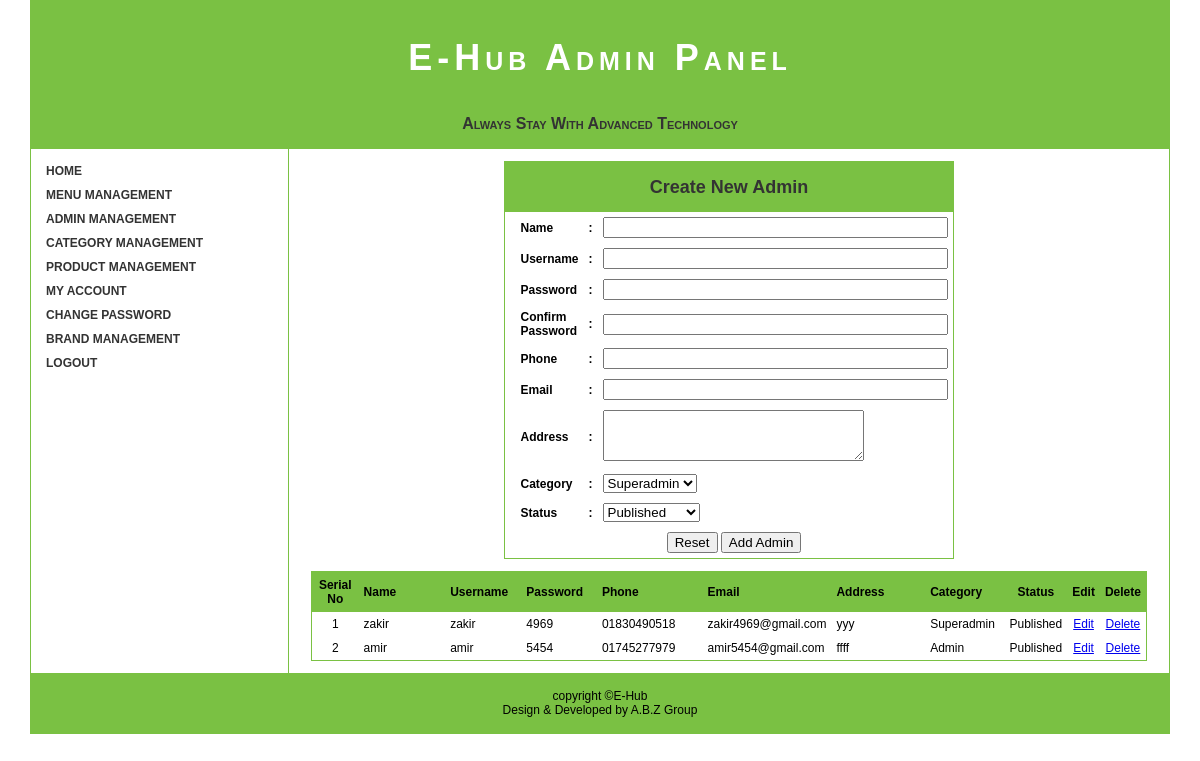
The page /admin/admin_manage.php (signed in) on the database its author committed.
### tables this page shows
CREATE TABLE IF NOT EXISTS `menu` (
  `mid` int(11) NOT NULL AUTO_INCREMENT,
  `mname` varchar(255) NOT NULL,
  `mlink` varchar(255) NOT NULL,
  `mcategory` varchar(255) NOT NULL,
  `mstatus` varchar(255) NOT NULL,
  PRIMARY KEY (`mid`)
);

### admin/admin_manage.php (the view, shortened to what this page needs)
<?php
$aid=$_SESSION['aid'];
$acat=$_SESSION['category'];
$aname=$_SESSION['name'];
$astatus=$_SESSION['astatus'];
if($acat!="" and $aid!="" and $aname!="" and $astatus=="Published")
{
?>
<!DOCTYPE html >
<html>
<head>
</head>
<body>
<table width="95%" border="0" cellspacing="0" cellpadding="0" align="center" style="border:1px solid #7ac143;">
  <tr>
    <?php
	include("header.php");
	?>
  </tr>
  <tr height="auto">
    <td width="20%" align="left">
    <table width="100%" border="0" cellspacing="0" cellpadding="0" >
          <tr>
            <td width="20%" style="border-right:1px solid #7ac143; height:auto;" valign="top">
            <?php
			include("menu.php");
			?>
            </td>
            <td width="80%" align="center" valign="middle"  style="height:auto;">
            <form action="submit.php" method="post" name="menu">
            <table width="50%" border="0" cellspacing="0" cellpadding="5" style="border:1px solid #7ac143;">
              <tr>
                <td height="40" colspan="3" style="background-color:#7ac143; text-align:center; font-size:18px; color:#333;"><strong>Create New Admin</strong></td>
              </tr>
              <tr>
                <td width="40%" align="left" valign="middle" style="padding-left:15px;"><strong>Name</strong></td>
                <td width="5%" align="center" valign="middle"><strong>:</strong></td>
                <td width="55%" align="left" valign="middle"><input name="aname" type="text" required="required" id="aname" size="40" /></td>
              </tr>
              <tr>
                <td width="40%" align="left" valign="middle" style="padding-left:15px;"><strong>Username</strong></td>
                <td width="5%" align="center" valign="middle"><strong>:</strong></td>
                <td width="55%" align="left" valign="middle"><input name="uname" type="text" required="required" id="uname" size="40" /></td>
              </tr>
              <tr>
                <td width="40%" align="left" valign="middle" style="padding-left:15px;"><strong>Password</strong></td>
                <td width="5%" align="center" valign="middle"><strong>:</strong></td>
                <td width="55%" align="left" valign="middle"><input name="pass" type="password" required="required" id="pass" size="40" /></td>
              </tr>
              <tr>
                <td width="40%" align="left" valign="middle" style="padding-left:15px;"><strong>Confirm Password</strong></td>
                <td width="5%" align="center" valign="middle"><strong>:</strong></td>
                <td width="55%" align="left" valign="middle"><input name="conpass" type="password" required="required" id="conpass" size="40" /></td>
              </tr>
              <tr>
                <td width="40%" align="left" valign="middle" style="padding-left:15px;"><strong>Phone</strong></td>
                <td width="5%" align="center" valign="middle"><strong>:</strong></td>
                <td width="55%" align="left" valign="middle"><input name="phone" type="text" required="required" id="phone" size="40" /></td>
              </tr>
              <tr>
                <td width="40%" align="left" valign="middle" style="padding-left:15px;"><strong>Email</strong></td>
                <td width="5%" align="center" valign="middle"><strong>:</strong></td>
                <td width="55%" align="left" valign="middle"><input name="email" type="text" required="required" id="email" size="40" /></td>
              </tr>
              <tr>
                <td width="40%" align="left" valign="middle" style="padding-left:15px;"><strong>Address</strong></td>
                <td width="5%" align="center" valign="middle"><strong>:</strong></td>
                <td width="55%" align="left" valign="middle"><textarea name="address" id="address" cols="30" rows="3"></textarea></td>
              </tr>
              <tr>
                <td width="40%" align="left" valign="middle" style="padding-left:15px;"><strong>Category</strong></td>
                <td width="5%" align="center" valign="middle"><strong>:</strong></td>
                <td width="55%" align="left" valign="middle"><select name="acat" id="acat">
                  <option value="Superadmin">Superadmin</option>
                </select></td>
              </tr>
              <tr>
                <td width="40%" align="left" valign="middle" style="padding-left:15px;"><strong>Status</strong></td>
                <td width="5%" align="center" valign="middle"><strong>:</strong></td>
                <td width="55%" align="left" valign="middle"><select name="astatus" id="astatus">
                  <option value="Published">Published</option>
                </select></td>
              </tr>
              <tr>
                <td colspan="3" align="center" valign="middle" style="padding-left:15px;"><input type="reset" name="Reset" id="button" value="Reset" />
                  <input type="submit" name="submit" id="submit" value="Add Admin" /></td>
                </tr>
            </table>
            </form>
            <table width="95%" border="0" cellspacing="0" cellpadding="5" style="border:1px solid #7ac143;">
              <tr style=" background-color:#7ac143; ">
                <td width="6%" height="30" align="center" valign="middle"><strong>Serial No</strong></td>
                <td width="15%" height="30" align="left" valign="middle"><strong>Name</strong></td>
                <td width="10%" height="30" align="left" valign="middle"><strong>Username </strong></td>
                <td width="10%" height="30" align="left" valign="middle"><strong>Password</strong></td>
                <td width="15%" height="30" align="left" valign="middle"><strong>Phone</strong></td>
                <td width="15%" height="30" align="left" valign="middle"><strong>Email</strong></td>
                <td width="15%" height="30" align="left" valign="middle"><strong>Address</strong></td>
                <td width="10%" height="30" align="left" valign="middle"><strong>Category</strong></td>
                <td width="6%" height="30" align="center" valign="middle"><strong>Status</strong></td>
                <td width="5%" height="30" align="center" valign="middle"><strong>Edit</strong></td>
                <td width="6%" height="30" align="center" valign="middle"><strong>Delete</strong></td>
              </tr>
              <?php
			  $serial=1;
			  $sql=mysql_query("select * from admin");
			  while($data_admin=mysql_fetch_array($sql))
			  {
			  ?>
              <tr>
                <td width="6%" align="center" valign="middle"><?php echo $serial; ?></td>
                <td width="15%" align="left" valign="middle"> <?php echo $data_admin['name'];?> </td>
                <td width="10%" align="left" valign="middle"> <?php echo $data_admin['uname'];?></td>
                <td width="10%" align="left" valign="middle"> <?php echo $data_admin['password'];?></td>
                <td width="15%" align="left" valign="middle"> <?php echo $data_admin['phone'];?></td>
                <td width="15%" align="left" valign="middle"> <?php echo $data_admin['email'];?></td>
                <td width="15%" align="left" valign="middle">  <?php echo $data_admin['address'];?></td>
                <td width="10%" align="left" valign="middle"> <?php echo $data_admin['category'];?></td>
                <td width="6%" align="center" valign="middle"> <?php echo $data_admin['astatus'];?></td>
                <td width="5%" align="center" valign="middle"> <a href="admin_edit.php<?php echo "?admid=$data_admin[aid]";?>"> Edit </a></td>
                <td width="6%" align="center" valign="middle"> <?php echo "<a href=\"javascript:deleteAdmin(delaid=$data_admin[aid])\">Delete</a>";?></td>
              </tr>
              <?php
			  $serial++;
			  }
			  ?>
            </table>
            </td>
        </tr>
	  </table>
    </td>
  </tr>
  <tr>
    <?php
	include("footer.php");
	?>
  </tr>
</table>
</body>
</html>
<?php
}
else
{
	$_SESSION['msg']="Please login first";
	header("Location:index.php");
}
?>

### admin/menu.php
<link href="style.css" rel="stylesheet" type="text/css" />
<ul>
            <?php
			if($acat=='Superadmin')
			{
				$sql=mysql_query("select * from menu where mstatus='Published'");
			}
			else
			{
				$sql=mysql_query("select * from menu where mstatus='Published' and mcategory!='Superadmin'");
			}
			while($data=mysql_fetch_array($sql))
			{
			?>
            	<li > <a href="<?php echo $data["mlink"]; ?>" > <?php echo $data['mname'];?></a>
                </li>
                <?php
			}
				?>
        </ul>

### admin/style.css (style rules this page uses)
td ul { list-style-type:none; margin:10px 0px 10px 0px; padding:0; overflow:hidden; }
td ul li { float:left; }
td ul li a:link,td ul li a:visited { display:block; width:237px; font-weight:bold; color:#333; text-align:left; padding:5px 5px 5px 15px; text-decoration:none; text-transform:uppercase; }

### admin/admin_manage.php (style rules this page uses)
body { margin:0; padding:0; font-family:Verdana, Geneva, sans-serif; font-size:12px; }

### rows shown on the page
menu: mname "HOME"
menu: mname "MENU MANAGEMENT"
menu: mname "ADMIN MANAGEMENT"
menu: mname "CATEGORY MANAGEMENT"
menu: mname "PRODUCT MANAGEMENT"
menu: mname "MY ACCOUNT"
menu: mname "CHANGE PASSWORD"
menu: mname "BRAND MANAGEMENT"
menu: mname "LOGOUT"

### other values the page prints
$data_admin['name'] "zakir"
$data_admin['uname'] "zakir"
$data_admin['password'] "4969"
$data_admin['phone'] "01830490518"
$data_admin['email'] "zakir4969@gmail.com"
$data_admin['address'] "yyy"
$data_admin['category'] "Superadmin"
$data_admin['astatus'] "Published"
$data_admin['name'] "amir"
$data_admin['uname'] "amir"
$data_admin['password'] "5454"
$data_admin['phone'] "01745277979"
$data_admin['email'] "amir5454@gmail.com"
$data_admin['address'] "ffff"
$data_admin['category'] "Admin"
